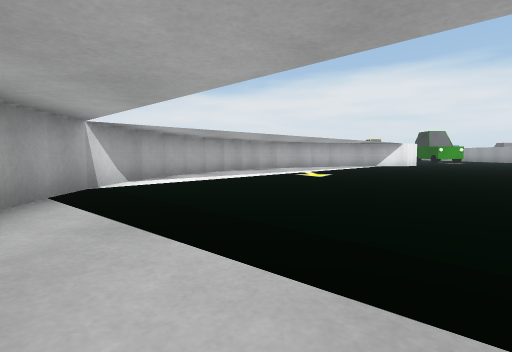
[1] (above)

24 first-person views from a walk through a scene from a Unity 3-D project. The camera is 0.51 m above the floor, tilts 4° down and sees 80° across. The floor is counted in squares, 1 m on a side. Each view is taken from the middle of a square. On the plan, view 1 faces up. The plan holds only what a view shows up to about 9 squares ahead; the rest is blank. The place goes on beyond the plan.

[2]
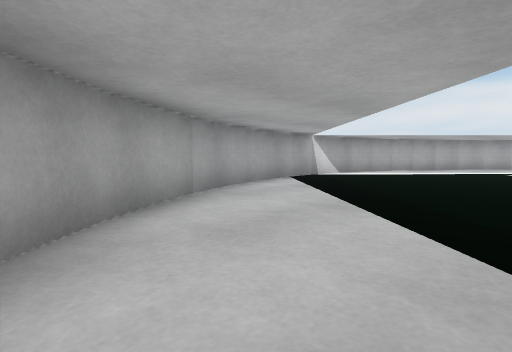

[3]
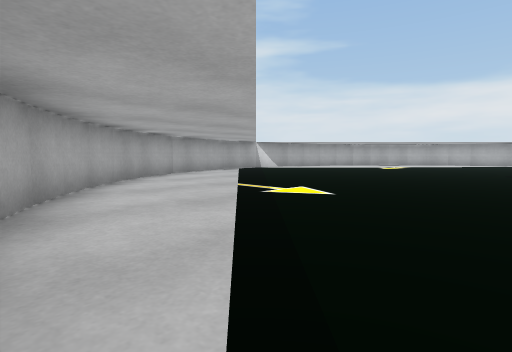

[4]
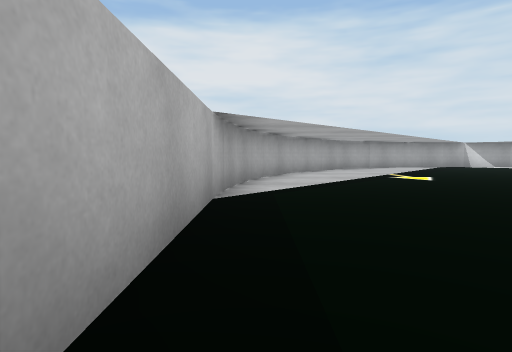

[5]
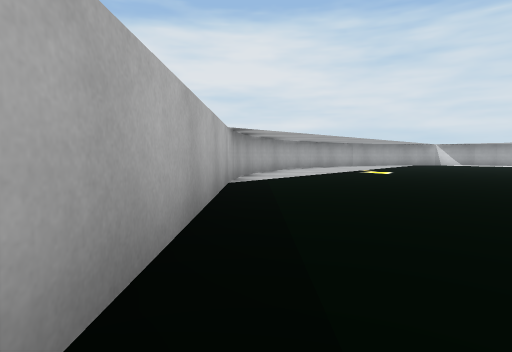

[6]
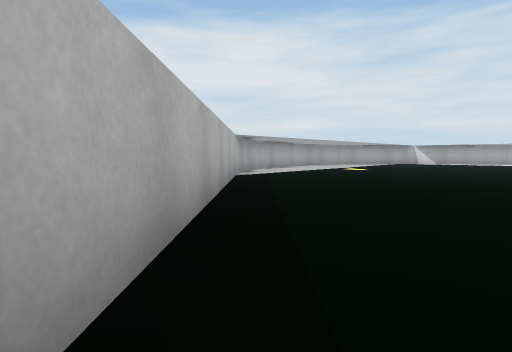

[7]
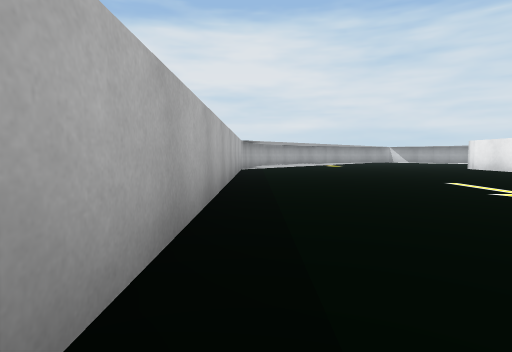

[8]
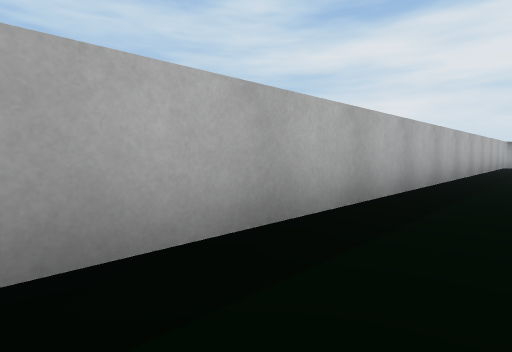

[9]
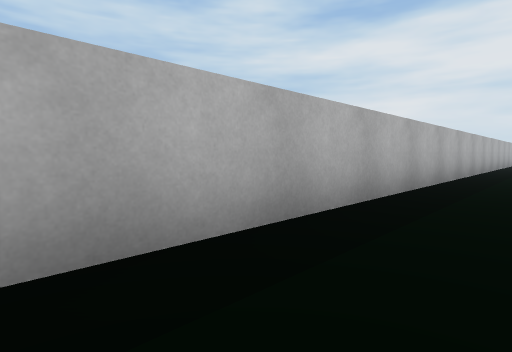

[10]
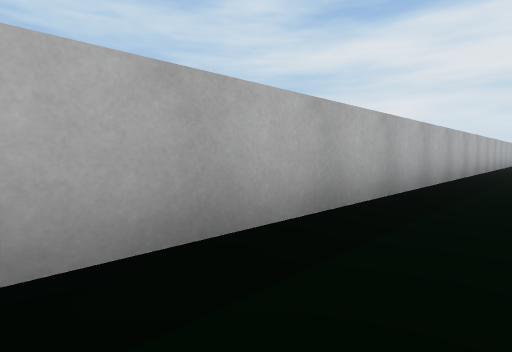

[11]
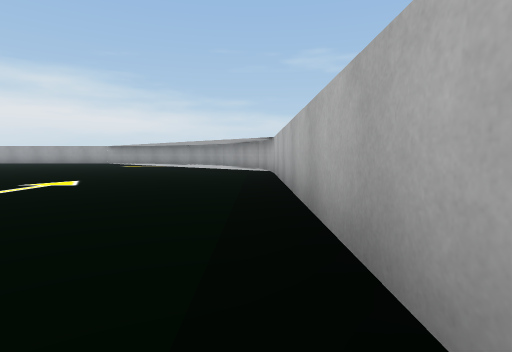

[12]
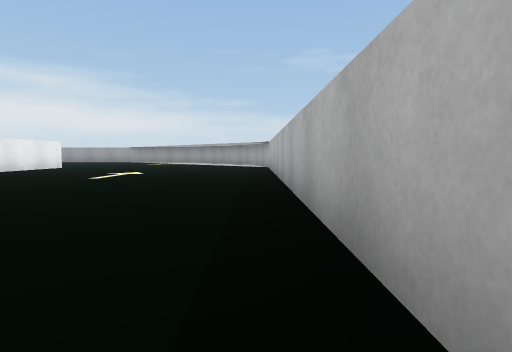

[13]
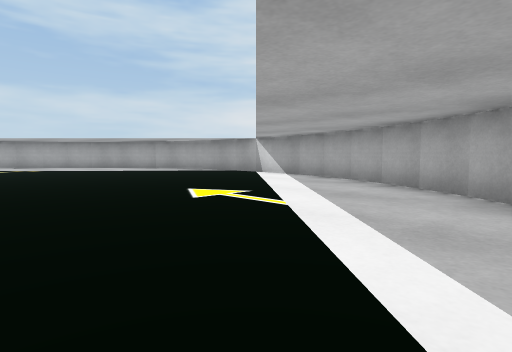

[14]
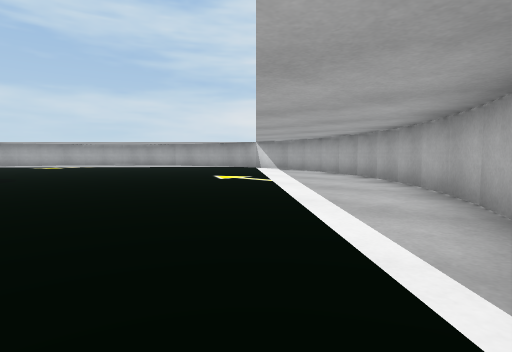

[15]
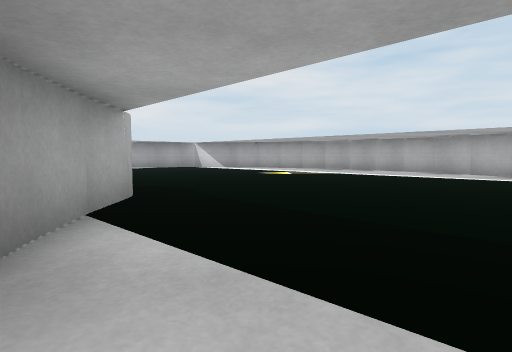

[16]
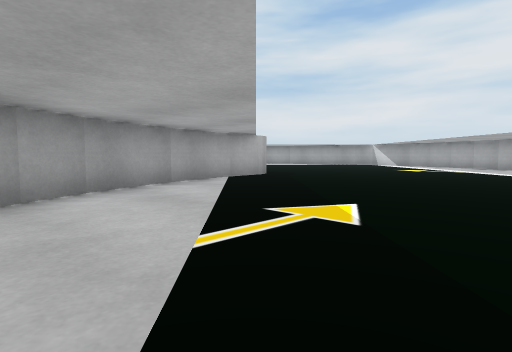

[17]
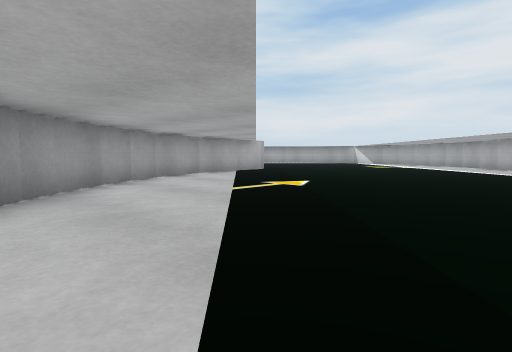

[18]
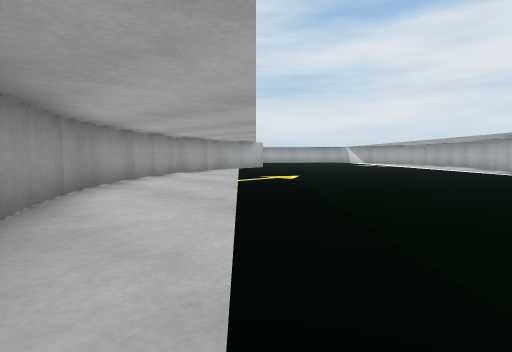

[19]
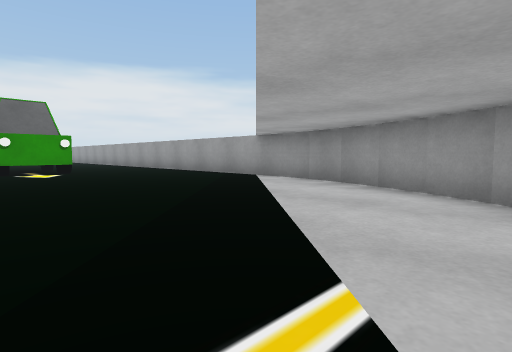

[20]
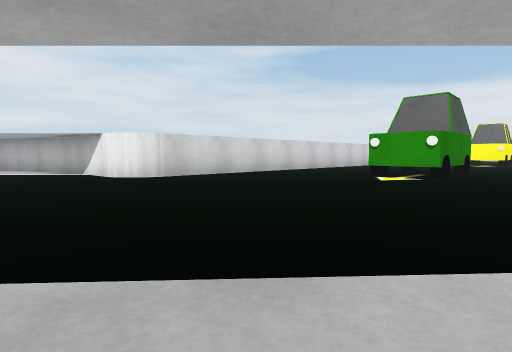

[21]
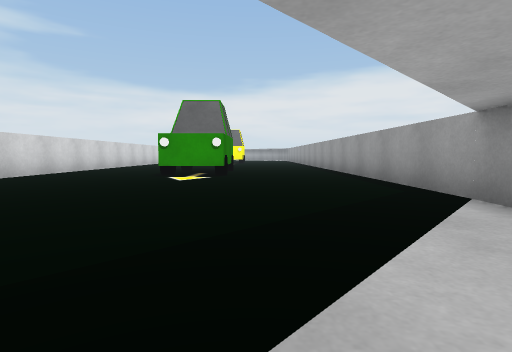

[22]
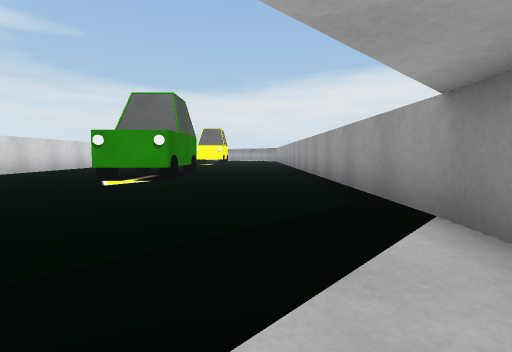

[23]
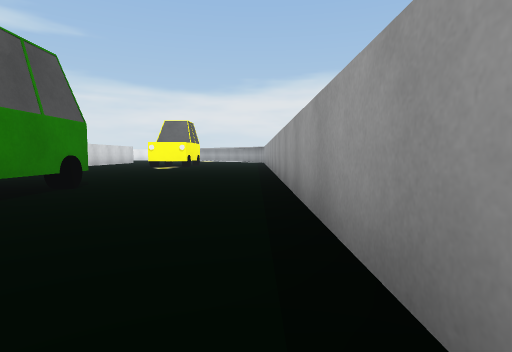

[24]
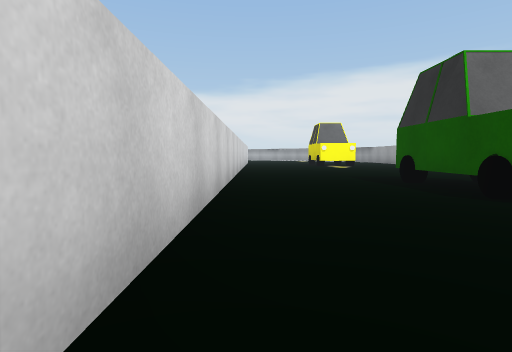

### Floor plan
Points are (right, up) in squares from view 1. A wall is a line through its corners. A room is listed if a view was taken in it or the views show most of it. See-through windows are left out.
Room 1 (views 1, 2, 3, 4, 5, 6, 7, 8, 9, 10, 11, 12, 13, 14, 15, 16, 17, 18, 19, 20, 21, 22, 23, 24)
walls: (10.7, 6.5) (11.6, 7.1); (9.8, 6.1) (10.8, 6.6); (9, 5.9) (9.9, 6.2); (11.5, 7) (12.3, 7.6); (8.2, 5.7) (9.2, 5.9); (12.2, 7.5) (12.9, 8.2); (12.8, 8.1) (13.5, 8.8); (7.3, 5.5) (8.3, 5.7); (13.4, 8.8) (14, 9.6); (6.4, 5.5) (7.4, 5.5); (13.9, 9.4) (14.5, 10.3); (14.4, 10.3) (14.9, 11.2); (14.8, 11) (15.1, 11.9); (15.1, 11.8) (15.3, 12.8); (6.7, 13.5) (5.5, 13.5); (15.3, 12.6) (15.5, 13.6); (5.7, 13.5) (4.7, 13.3); (4.9, 13.4) (3.9, 13.1); (15.5, 13.5) (15.5, 21.5); (4, 13.2) (3.1, 12.8) (2.2, 12.4); (2.3, 12.5) (1.5, 12) (0.7, 11.4); (0.8, 11.5) (0.1, 10.8); (0.2, 10.9) (-0.5, 10.2) (-1.1, 9.4); (-0.9, 9.6) (-1.5, 8.6); (-1.4, 8.8) (-1.9, 7.9); (-1.8, 8) (-2.1, 7.1); (-2.1, 7.2) (-2.3, 6.3) (-2.5, 5.3); (5.5, -4.5) (26.5, -4.5); (4.7, -4.3) (5.7, -4.5); (-2.5, 5.4) (-2.5, 4.4); (-2.5, 4.5) (-2.4, 3.5); (3, -3.8) (3.9, -4.1) (4.8, -4.3); (-2.5, 3.7) (-2.3, 2.7) (-2.1, 1.9) (-1.8, 1); (2.2, -3.4) (3.1, -3.8); (-1.8, 1.1) (-1.4, 0.2); (-1.4, 0.3) (-0.9, -0.6); (0.7, -2.4) (1.5, -3) (2.4, -3.5); (-0.5, -1.1) (0.2, -2); (0.1, -1.9) (0.9, -2.5); (-1, -0.5) (-0.4, -1.3); (7.5, 21.5) (7.5, 14.4)
objects: car (11, 18) to (12, 21)

Where each view was taken, in squares from view 1:
view 1: 0 up, 0 right, facing up
view 2: 2 down, 2 right, facing up-left
view 3: 4 down, 6 right, facing up-left
view 4: 4 down, 10 right, facing left
view 5: 4 down, 12 right, facing left
view 6: 4 down, 14 right, facing left
view 7: 4 down, 17 right, facing left
view 8: 3 down, 21 right, facing down-left
view 9: 3 down, 24 right, facing down-left
view 10: 3 down, 26 right, facing down-left
view 11: 4 down, 18 right, facing right
view 12: 4 down, 15 right, facing right
view 13: 11 up, 4 right, facing down-left
view 14: 13 up, 6 right, facing down-left
view 15: 7 up, 10 right, facing left
view 16: 11 up, 12 right, facing down-left
view 17: 13 up, 14 right, facing down-left
view 18: 14 up, 15 right, facing down-left
view 19: 9 up, 10 right, facing up-right
view 20: 11 up, 14 right, facing up-left
view 21: 11 up, 13 right, facing up
view 22: 12 up, 14 right, facing up
view 23: 16 up, 15 right, facing up
view 24: 15 up, 8 right, facing up
